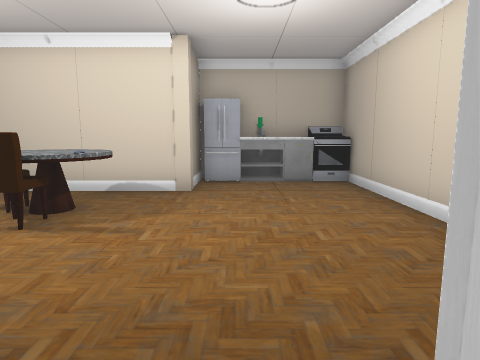
View 1 (above)

13 first-person views from a walk through a scene from a Unity 3-D project. The camera is 1.4 m above the floor, tilts 8° down and sees 75° across. Doors are open. The floor is counted in squares, 1 m on a side. Each view is taken from the middle of a square. On the plan, view 1 faces up. The plan holds only what a view shows up to about 14 squares ahead; the rest is blank. The place goes on beyond the plan. The player character is not drawn. Some surface patterns are stand-ins.

View 2
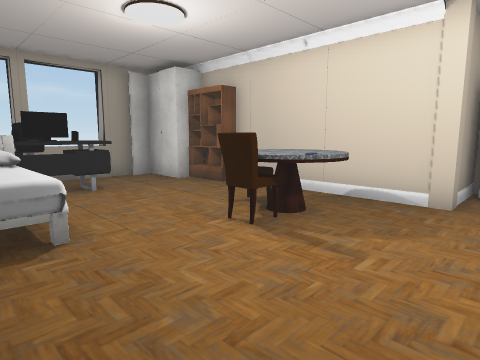

View 3
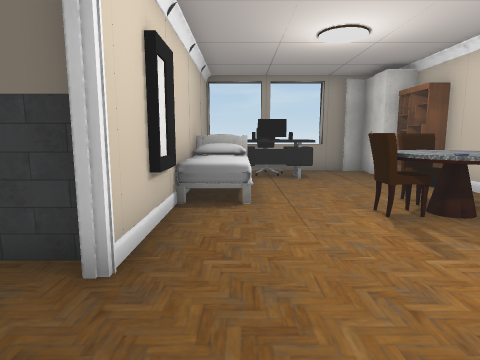

View 4
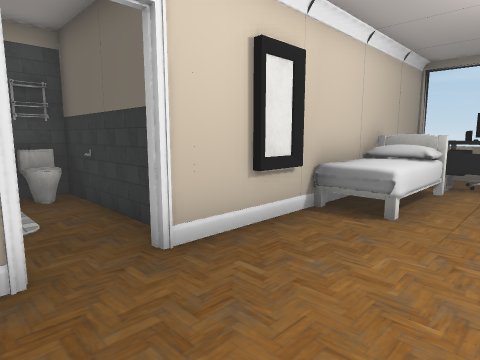

View 5
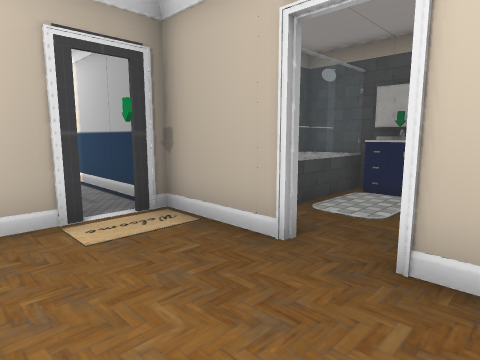

View 6
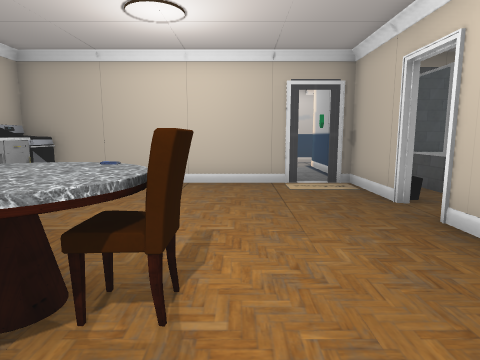

View 7
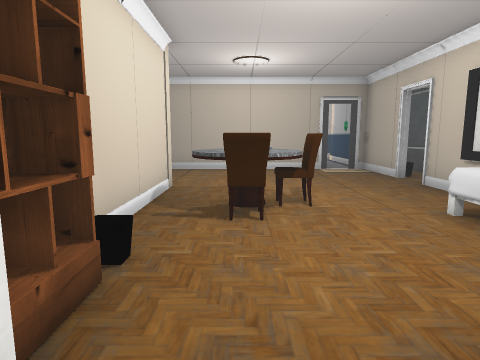

View 8
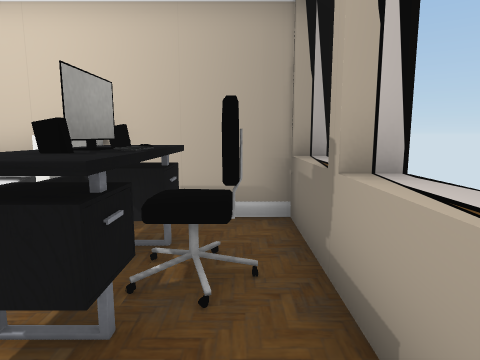

View 9
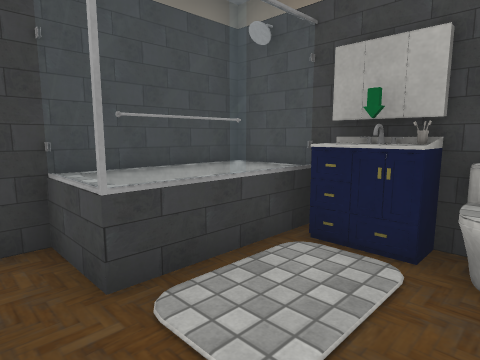

View 10
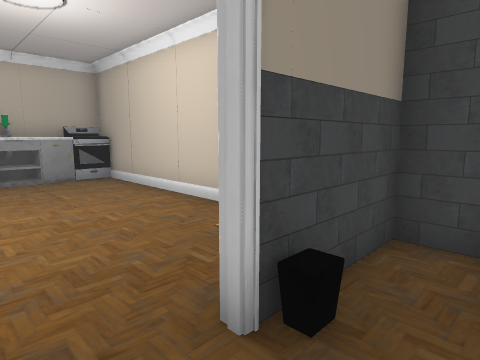

View 11
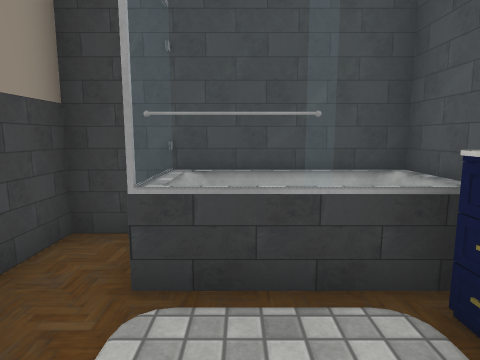

View 12
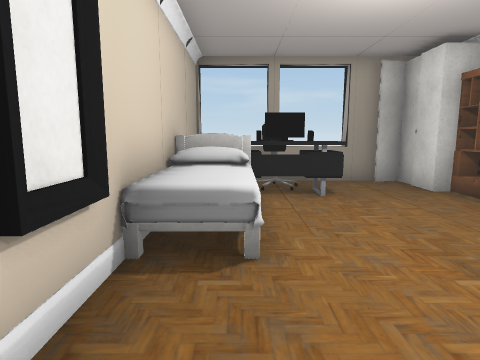

View 13
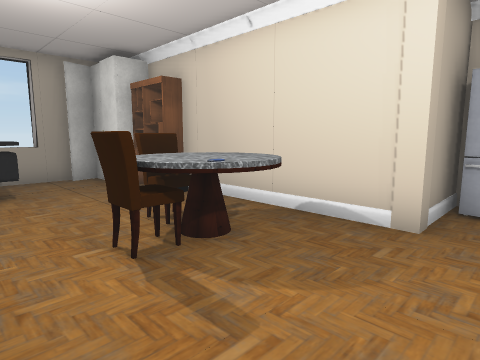

### Floor plan
Key: @ floor where view 1 was taken; # wall or solid block; . floor; D open door; = window, fence, low wall or low ledge; ^ raised ledge; O other object.
Columns run from 12 left of view 1 to 6 right of it. Each row starts with its distance up from view 1.
 11            OO  ##
 10            OOOOO#
  9           ##....#
  8    #O######O....#
  7  ###O...OO......#
  6  #.....OOO......#
  5 #^......OO......#
  4 #^.O^...........#
  3 #^OO^...........#
  2  ^#OOOOOO......OD.
  1 #^##OOOO####.######
  0           #.@####
 -1           #...#O#
 -2           #...=O#
 -3            O..=O#
 -4            OOO#O#

Where each view was taken, in squares from view 1:
view 1: 0 up, 0 right, facing up
view 2: 1 up, 0 right, facing up-left
view 3: 2 up, 2 right, facing left
view 4: 4 up, 1 right, facing down-left
view 5: 4 up, 2 left, facing down-right
view 6: 4 up, 6 left, facing right
view 7: 6 up, 10 left, facing right
view 8: 6 up, 10 left, facing down
view 9: 0 up, 1 left, facing down-right
view 10: 1 down, 1 left, facing up-right
view 11: 2 down, 1 left, facing right
view 12: 2 up, 1 left, facing left
view 13: 3 up, 0 right, facing up-left
